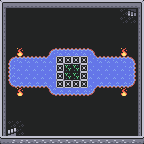

Tiled map render using the project's own tile images. Description and the whole map definition, tile-layer contents included, below:
An orthogonal 18x18 tile map with 8x8 px tiles, 1 tile layer (Tile Layer 1).

<map version="1.5" tiledversion="1.5.0" orientation="orthogonal" renderorder="right-down" width="18" height="18" tilewidth="8" tileheight="8" infinite="0" nextlayerid="2" nextobjectid="1">
 <tileset firstgid="1" source="microrl.tsx" />
 <layer id="1" name="Tile Layer 1" width="18" height="18">
  <data encoding="csv">
1,2,2,2,2,2,2,2,2,2,2,2,2,2,2,2,2,4,
15,16,16,16,16,16,16,16,16,16,16,16,16,16,16,61,47,18,
15,16,16,16,16,16,16,16,16,16,16,16,16,16,16,61,61,18,
15,16,16,16,16,16,16,16,16,16,16,16,16,16,16,16,16,18,
15,16,16,16,16,16,16,16,16,16,16,16,16,16,16,16,16,18,
15,16,16,16,16,16,16,16,16,16,16,16,16,16,16,16,16,18,
15,16,121,16,16,16,110,111,111,111,111,112,16,16,16,121,16,18,
15,110,111,111,111,111,125,17,17,17,17,125,111,111,111,111,112,18,
15,124,125,125,125,125,125,17,62,62,17,125,125,125,125,125,126,18,
15,124,125,125,125,125,125,17,62,62,17,125,125,125,125,125,126,18,
15,138,139,139,139,139,125,17,17,17,17,125,139,139,139,139,140,18,
15,16,121,16,16,16,138,139,139,139,139,140,16,16,16,121,16,18,
15,16,16,16,16,16,16,16,16,16,16,16,16,16,16,16,16,18,
15,16,16,16,16,16,16,16,16,16,16,16,16,16,16,16,16,18,
15,16,16,16,16,16,16,16,16,16,16,16,16,16,16,16,16,18,
15,61,61,16,16,16,16,16,16,16,16,16,16,16,16,16,16,18,
15,48,61,16,16,16,16,16,16,16,16,16,16,16,16,16,16,18,
29,60,60,59,59,59,59,59,59,59,59,59,59,59,59,59,60,32
</data>
 </layer>
</map>